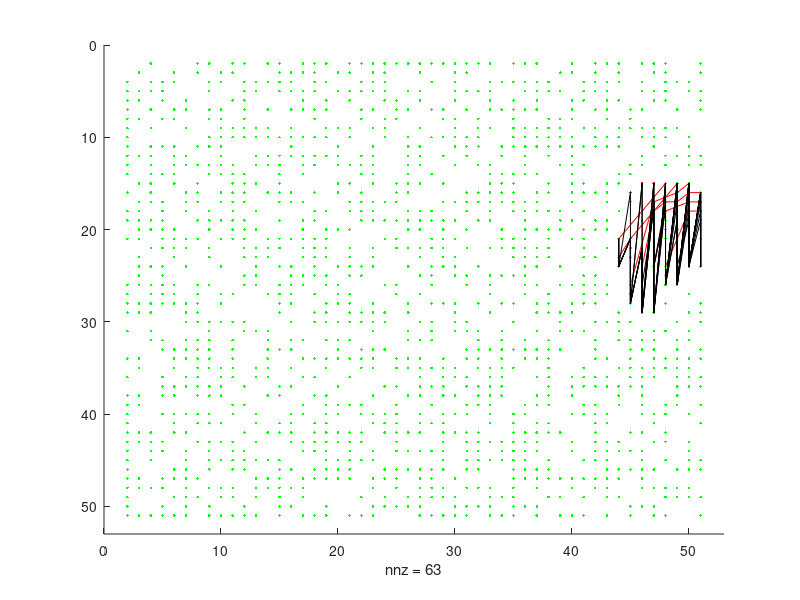

Source code (MATLAB):
SizW = 50;
World = zeros(SizW+2);
World(2:SizW+1,2:SizW+1) = rand(SizW)<0.6;
hold on
spy(World,'g')
boot = randi([1,size(World,2)],1,2);
while World(boot(1,1),boot(1,2)) ~= 1
    boot = randi([1,size(World,2)],1,2);
end
World(boot(1,1),boot(1,2))=3;

while true
    for j = 1 : size(World,2)
        for i = 1 : size(World,1)
            if World(i,j) == 3
                if World(i+1,j) == 1
                    World(i+1,j) = 3;
                end
                if World(i-1,j) == 1
                    World(i-1,j) = 3;
                end
                if World(i,j+1) == 1
                    World(i,j+1) = 3;
                end
                if World(i,j-1) == 1
                    World(i,j-1) = 3;
                end
                World(i,j) = 2;
            end
        end
    end
    spy((World-3)==0,'red')
    spy((World-2)==0,'black')
    drawnow;
    if sum((World-3)==0)==0
        break
    end
end